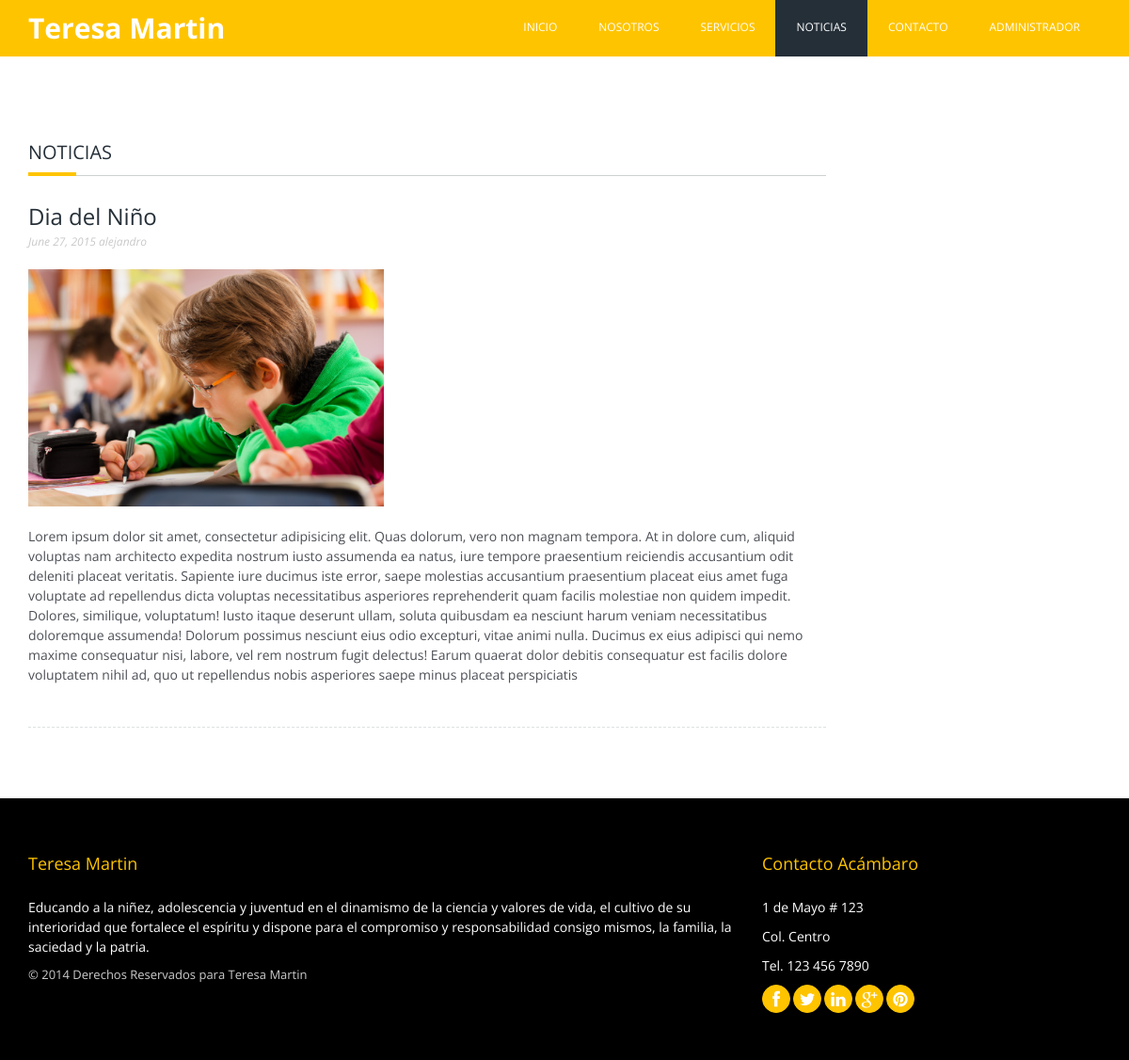
Before: /noticias.php with the older database file.
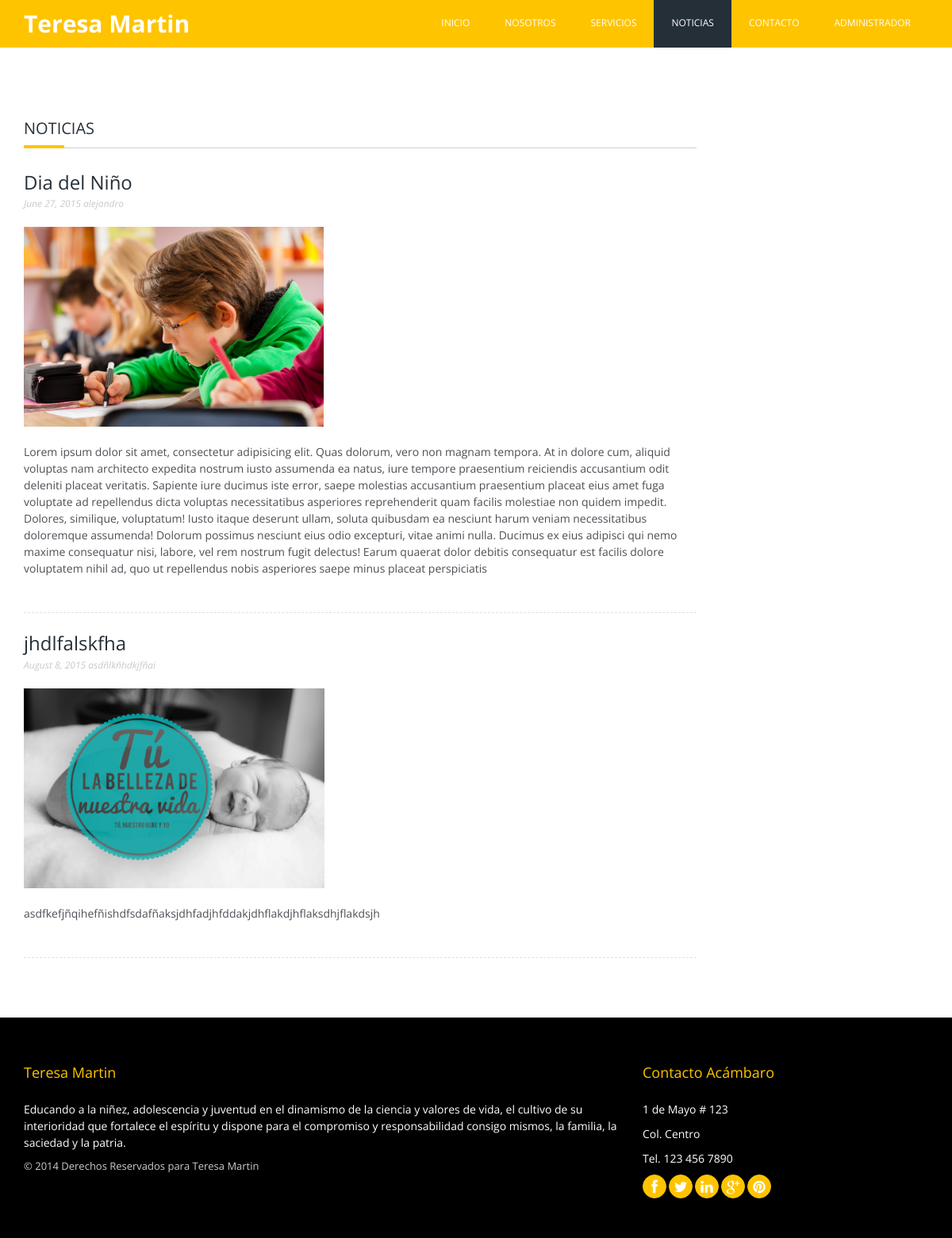
After: the same page with the newer database file.
### tables this page shows
CREATE TABLE IF NOT EXISTS `noticias` (
`idnoticia` int(11) NOT NULL,
  `titulo` varchar(75) NOT NULL,
  `autor` varchar(50) NOT NULL,
  `fecha` varchar(25) NOT NULL,
  `urlimagen` varchar(100) NOT NULL,
  `descripcion` text NOT NULL
);

### conexion.php (called while the page is built, shortened)
<?php
class Conexion
{
private static $instancia;
private $con;
private function __construct()
{
    try
    {
    $this->con = new PDO("mysql:host=localhost;dbname=teresamartin",'root','');
    $this->con->exec("SET CHARSET SET utf8");
    }
    catch(PDOEception $e)
    {
        echo "Error:" . $e->getMessage();
        die();
    }
}
  public static function singleton_conexion()
    {
    if(!isset(self::$instancia)){
    self::$instancia = new $miclase;
    }
    return self::$instancia;
    }
public function prepare($sql)
{
return $this->con->prepare($sql);
}
}

### admin/Noticia.php (called while the page is built, shortened)
<?php
require_once 'conexion.php';
class Noticia{
   private $con;
   function __construct()
   {
      $this->con = Conexion::singleton_conexion();
   }
   public function get_noticia($idnoticia = null){
       try{
         $sql = "SELECT * FROM noticias";
      $consulta = $this->con->prepare($sql);
            $consulta->execute();
      if($consulta->rowCount() > 0){
         return $consulta;
      }else{
         return FALSE;
      }
      }catch(PDOException $ex) {
           print "Error:". $e->getMessage();
       }
   }
}

### noticias.php (the view, shortened to what the changed rows need)
<?php
include_once 'admin/Noticia.php';
$noticias = new Noticia();
$datos1 = $noticias->get_noticia(null);
?>
<!DOCTYPE html>
<html lang="en">
   <head>
      <link href="css/bootstrap2.css" rel="stylesheet">
      <link href="css/stylepublic.css" rel="stylesheet">
      <link href="css/styleAAA.css" rel="stylesheet">
   </head>
   <body>
      <div class="content">
         <div class="block">
            <div class="container">
               <div class="row">
                  <div class="col-sm-9">
                     <h2 class="headers">Noticias</h2>
<?php
while ($row1 = $datos1->fetchObject()){
                                 ?>
                     <div class="post-preview">
                        <h3><a href="#" class="dark-link"><?php echo $row1->titulo;?></a></h3>
                        <div class="post-meta">
                           <span class="meta-date"><?php echo $row1->fecha;?></span>
                           <span class="meta-tags"><a href="#"><?php echo $row1->autor;?></a></span>
                        </div>
                        <div class="post-image-wrap">
                           <img src="<?php echo $row1->urlimagen;?>" alt="" class="imagen_noticia">
                        </div><br/>
                        <p>
                           <?php echo $row1->descripcion;?>
                        </p>
                     </div>
                      <?php
}
                                 ?>
                  </div>
               </div>
            </div>
         </div>
      </div>
   </body>
</html>

Changed rows visible on the page:
added noticias: titulo "jhdlfalskfha", fecha "August 8, 2015", autor "asdñlkñhdkjfñai", urlimagen (picture), descripcion "asdfkefjñqihefñishdfsdafñaksjdhfadjhfddakjdhflakdjhflaksdhjflakdsjh"
